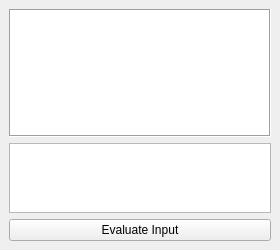
<?xml version="1.0" encoding="UTF-8"?>
<ui version="4.0">
 <class>Interactive_Console_DockWidget</class>
 <widget class="QDockWidget" name="Interactive_Console_DockWidget">
  <property name="geometry">
   <rect>
    <x>0</x>
    <y>0</y>
    <width>280</width>
    <height>242</height>
   </rect>
  </property>
  <property name="windowTitle">
   <string>Interactive Console</string>
  </property>
  <widget class="QWidget" name="Interactive_Console_dockWidgetContents">
   <layout class="QGridLayout" name="Interactive_Console_dockWidgetContents_gridLayout">
    <item row="0" column="0">
     <widget class="QTextEdit" name="Interactive_Console_Output_textEdit">
      <property name="minimumSize">
       <size>
        <width>0</width>
        <height>128</height>
       </size>
      </property>
      <property name="statusTip">
       <string>Interactive Console Output Text Edit: Displays interactive console output.</string>
      </property>
      <property name="frameShape">
       <enum>QFrame::Box</enum>
      </property>
      <property name="acceptRichText">
       <bool>false</bool>
      </property>
     </widget>
    </item>
    <item row="1" column="0">
     <widget class="QTextEdit" name="Interactive_Console_Input_textEdit">
      <property name="statusTip">
       <string>Interactive Console Input Text Edit: Allows interactive console interaction.</string>
      </property>
     </widget>
    </item>
    <item row="2" column="0">
     <widget class="QPushButton" name="Evaluate_Input_pushButton">
      <property name="text">
       <string>Evaluate Input</string>
      </property>
     </widget>
    </item>
   </layout>
  </widget>
 </widget>
 <resources/>
 <connections/>
</ui>
